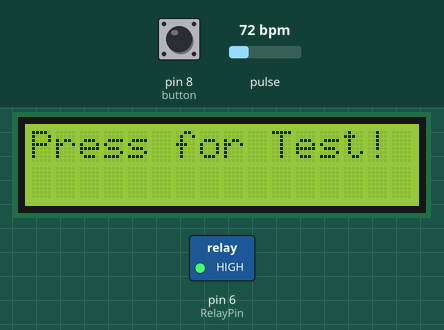
Simulated run of this sketch. Board: Arduino Uno, built with avr-gcc and run on an emulated ATmega328P. Parts: 16×2 character LCD, switched loads named in the sketch (green lamp = pin HIGH). The inputs (shaded band) are chosen by the test bench; at power-on: pin 8 (button) HIGH, pulse 72 bpm. What the sketch prints to the serial monitor is not drawn.

Above: at 1.2 s.
1.3 s: pin 8 (button) pulled LOW for 0.15 s
At 1.6 s:
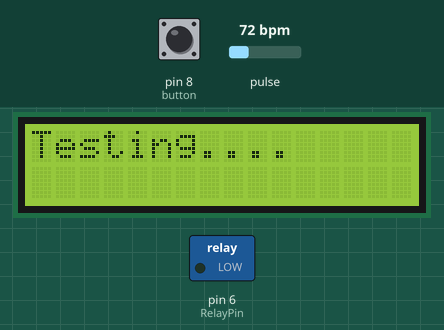
2.9 s: pulse set to 42 bpm
At 23.0 s:
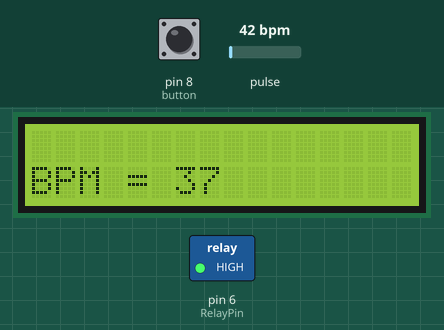
Timing chart, 0 to 24.5 s (numbered marks = the images above; inputs shaded):
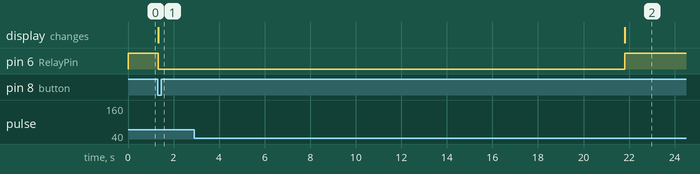

Measured:
- after the input at 1.3 s, pin 6 (RelayPin): HIGH → LOW at once; the display: changes at once (image 1)

The sketch:

BPM.ino
```cpp
#include <LiquidCrystal_I2C.h>
#include <Wire.h>
#include "MAX30100_PulseOximeter.h"

LiquidCrystal_I2C lcd(0x27,  16, 2);
PulseOximeter pox;

int temppulse1=0,temppulse2=0, fpulse=0;

int RelayPin = 6;

int button = 8;
int status = LOW;

void setup() {
  Serial.begin(9600);

  pinMode(RelayPin, OUTPUT);
  digitalWrite(RelayPin, HIGH);

  pinMode(button, INPUT_PULLUP);

  pox.begin();

  lcd.clear();
  lcd.init();
  lcd.backlight();
}


void loop() {
  lcd.clear();
  lcd.setCursor(0, 0);
  lcd.print("Press for Test!");
  pox.begin();


  if (digitalRead(button) == LOW) {
    pox.begin();

    fpulse = 0;
    temppulse1 = 0;
    temppulse2 = 0;

    lcd.clear();
    lcd.setCursor(0, 0);
    lcd.print("Testing....");

    for(int i=0; i<400; i++){
      pox.update();

      Serial.print("Heart rate:");
      Serial.println(pox.getHeartRate());


      temppulse1 = pox.getHeartRate();
      temppulse2 = temppulse1 + temppulse2;

      digitalWrite(RelayPin, status);

      delay(50);
    }

    digitalWrite(RelayPin, !status);

    fpulse = (temppulse2/400);
    Serial.println(fpulse);


    lcd.clear();
    lcd.setCursor(0, 1);
    lcd.print("BPM = ");
    lcd.print(abs(fpulse));

    delay(5000);
  }

  while(digitalRead(button) == LOW);

  delay(50);

}
```
